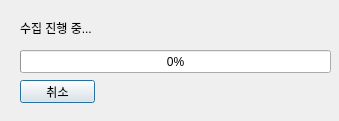
<?xml version="1.0" encoding="UTF-8"?>
<ui version="4.0">
 <class>Dialog</class>
 <widget class="QDialog" name="Dialog">
  <property name="geometry">
   <rect>
    <x>0</x>
    <y>0</y>
    <width>339</width>
    <height>121</height>
   </rect>
  </property>
  <property name="windowTitle">
   <string>Collection Progress</string>
  </property>
  <widget class="QProgressBar" name="progressBar">
   <property name="geometry">
    <rect>
     <x>20</x>
     <y>50</y>
     <width>311</width>
     <height>23</height>
    </rect>
   </property>
   <property name="value">
    <number>0</number>
   </property>
  </widget>
  <widget class="QPushButton" name="cancelButton">
   <property name="geometry">
    <rect>
     <x>20</x>
     <y>80</y>
     <width>75</width>
     <height>23</height>
    </rect>
   </property>
   <property name="text">
    <string>취소</string>
   </property>
  </widget>
  <widget class="QLabel" name="cltprgLabel">
   <property name="geometry">
    <rect>
     <x>20</x>
     <y>20</y>
     <width>91</width>
     <height>16</height>
    </rect>
   </property>
   <property name="text">
    <string>수집 진행 중...</string>
   </property>
  </widget>
 </widget>
 <resources/>
 <connections/>
</ui>
